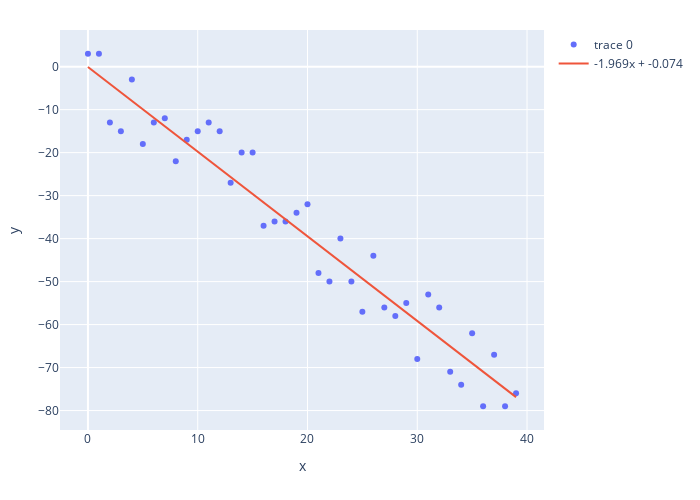

Notebook code for this chart:
### Code cell
points = create_dataset(datapoints=40, variance=10, correlation='neg')
fit(points)

### Figure 1 — Plotly figure (JSON) as saved in the notebook; plotly's stock layout.template omitted (floating-point values rounded to 4 significant figures)
{"data": [{"mode": "markers", "type": "scatter", "x": [0, 1, 2, 3, 4, 5, 6, 7, 8, 9, 10, 11, 12, 13, 14, 15, 16, 17, 18, 19, 20, 21, 22, 23, 24, 25, 26, 27, 28, 29, 30, 31, 32, 33, 34, 35, 36, 37, 38, 39], "y": [3, 3, -13, -15, -3, -18, -13, -12, -22, -17, -15, -13, -15, -27, -20, -20, -37, -36, -36, -34, -32, -48, -50, -40, -50, -57, -44, -56, -58, -55, -68, -53, -56, -71, -74, -62, -79, -67, -79, -76]}, {"mode": "lines", "name": "-1.969x + -0.074", "type": "scatter", "x": [0, 1, 2, 3, 4, 5, 6, 7, 8, 9, 10, 11, 12, 13, 14, 15, 16, 17, 18, 19, 20, 21, 22, 23, 24, 25, 26, 27, 28, 29, 30, 31, 32, 33, 34, 35, 36, 37, 38, 39], "y": [-0.07355, -2.043, -4.012, -5.982, -7.951, -9.921, -11.89, -13.86, -15.83, -17.8, -19.77, -21.74, -23.71, -25.68, -27.65, -29.61, -31.58, -33.55, -35.52, -37.49, -39.46, -41.43, -43.4, -45.37, -47.34, -49.31, -51.28, -53.25, -55.22, -57.19, -59.16, -61.13, -63.1, -65.06, -67.03, -69.0, -70.97, -72.94, -74.91, -76.88]}], "layout": {"autosize": false, "height": 500, "margin": {"b": 70, "l": 60, "r": 50, "t": 30}, "width": 700, "xaxis": {"title": {"text": "x"}}, "yaxis": {"title": {"text": "y"}}}}
